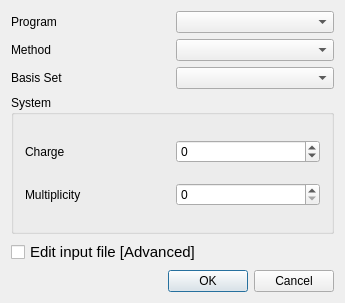
<?xml version="1.0" encoding="UTF-8"?>
<ui version="4.0">
 <class>WavefunctionCalculationDialog</class>
 <widget class="QDialog" name="WavefunctionCalculationDialog">
  <property name="geometry">
   <rect>
    <x>0</x>
    <y>0</y>
    <width>345</width>
    <height>303</height>
   </rect>
  </property>
  <property name="sizePolicy">
   <sizepolicy hsizetype="Minimum" vsizetype="Minimum">
    <horstretch>0</horstretch>
    <verstretch>0</verstretch>
   </sizepolicy>
  </property>
  <property name="windowTitle">
   <string>Wavefunction Calculation</string>
  </property>
  <layout class="QVBoxLayout">
   <item>
    <layout class="QGridLayout" name="gridLayout_3">
     <item row="0" column="1">
      <widget class="QComboBox" name="programComboBox"/>
     </item>
     <item row="2" column="1">
      <widget class="QComboBox" name="basisComboBox"/>
     </item>
     <item row="2" column="0">
      <widget class="QLabel" name="basisLabel">
       <property name="text">
        <string>Basis Set</string>
       </property>
       <property name="wordWrap">
        <bool>false</bool>
       </property>
       <property name="buddy">
        <cstring>basisComboBox</cstring>
       </property>
      </widget>
     </item>
     <item row="0" column="0">
      <widget class="QLabel" name="programLabel">
       <property name="text">
        <string>Program</string>
       </property>
       <property name="buddy">
        <cstring>programComboBox</cstring>
       </property>
      </widget>
     </item>
     <item row="1" column="0">
      <widget class="QLabel" name="methodLabel">
       <property name="text">
        <string>Method</string>
       </property>
       <property name="buddy">
        <cstring>methodComboBox</cstring>
       </property>
      </widget>
     </item>
     <item row="1" column="1">
      <widget class="QComboBox" name="methodComboBox"/>
     </item>
    </layout>
   </item>
   <item>
    <widget class="QGroupBox" name="groupBox">
     <property name="title">
      <string>System</string>
     </property>
     <layout class="QGridLayout" name="gridLayout">
      <item row="0" column="1">
       <widget class="QSpinBox" name="chargeSpinBox">
        <property name="minimum">
         <number>-99</number>
        </property>
       </widget>
      </item>
      <item row="0" column="0">
       <widget class="QLabel" name="chargeLabel">
        <property name="text">
         <string>Charge</string>
        </property>
        <property name="buddy">
         <cstring>chargeSpinBox</cstring>
        </property>
       </widget>
      </item>
      <item row="1" column="0">
       <widget class="QLabel" name="multiplicityLabel">
        <property name="text">
         <string>Multiplicity</string>
        </property>
        <property name="buddy">
         <cstring>multiplicitySpinBox</cstring>
        </property>
       </widget>
      </item>
      <item row="1" column="1">
       <widget class="QSpinBox" name="multiplicitySpinBox"/>
      </item>
     </layout>
    </widget>
   </item>
   <item>
    <layout class="QHBoxLayout">
     <item>
      <widget class="QCheckBox" name="editInputFileCheckBox">
       <property name="font">
        <font>
         <pointsize>11</pointsize>
        </font>
       </property>
       <property name="text">
        <string>Edit input file [Advanced]</string>
       </property>
       <property name="checked">
        <bool>false</bool>
       </property>
      </widget>
     </item>
     <item>
      <spacer name="Spacer23">
       <property name="orientation">
        <enum>Qt::Orientation::Horizontal</enum>
       </property>
       <property name="sizeType">
        <enum>QSizePolicy::Policy::Expanding</enum>
       </property>
       <property name="sizeHint" stdset="0">
        <size>
         <width>81</width>
         <height>0</height>
        </size>
       </property>
      </spacer>
     </item>
    </layout>
   </item>
   <item>
    <widget class="QDialogButtonBox" name="buttonBox">
     <property name="standardButtons">
      <set>QDialogButtonBox::StandardButton::Cancel|QDialogButtonBox::StandardButton::Ok</set>
     </property>
    </widget>
   </item>
  </layout>
 </widget>
 <layoutdefault spacing="6" margin="11"/>
 <tabstops>
  <tabstop>programComboBox</tabstop>
  <tabstop>methodComboBox</tabstop>
  <tabstop>basisComboBox</tabstop>
  <tabstop>chargeSpinBox</tabstop>
  <tabstop>multiplicitySpinBox</tabstop>
  <tabstop>editInputFileCheckBox</tabstop>
 </tabstops>
 <resources/>
 <connections>
  <connection>
   <sender>buttonBox</sender>
   <signal>accepted()</signal>
   <receiver>WavefunctionCalculationDialog</receiver>
   <slot>accept()</slot>
   <hints>
    <hint type="sourcelabel">
     <x>147</x>
     <y>381</y>
    </hint>
    <hint type="destinationlabel">
     <x>147</x>
     <y>200</y>
    </hint>
   </hints>
  </connection>
  <connection>
   <sender>buttonBox</sender>
   <signal>rejected()</signal>
   <receiver>WavefunctionCalculationDialog</receiver>
   <slot>reject()</slot>
   <hints>
    <hint type="sourcelabel">
     <x>147</x>
     <y>381</y>
    </hint>
    <hint type="destinationlabel">
     <x>147</x>
     <y>200</y>
    </hint>
   </hints>
  </connection>
 </connections>
</ui>
